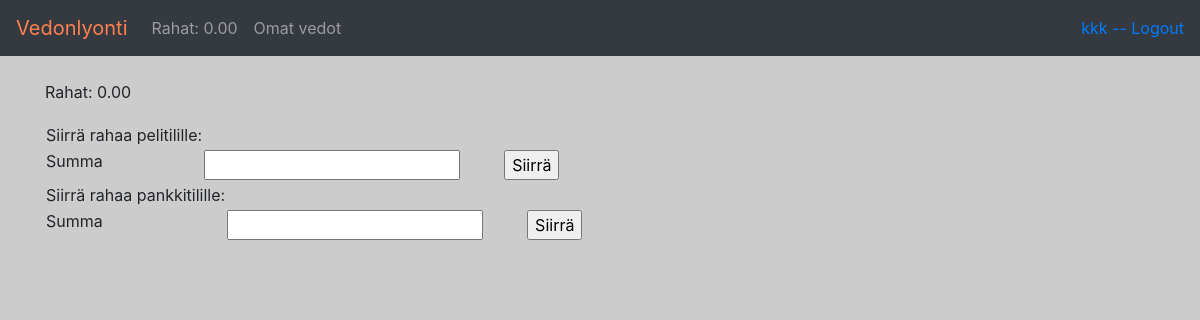
Page /tilitapahtumat/new/ (signed in) on the earlier database version.
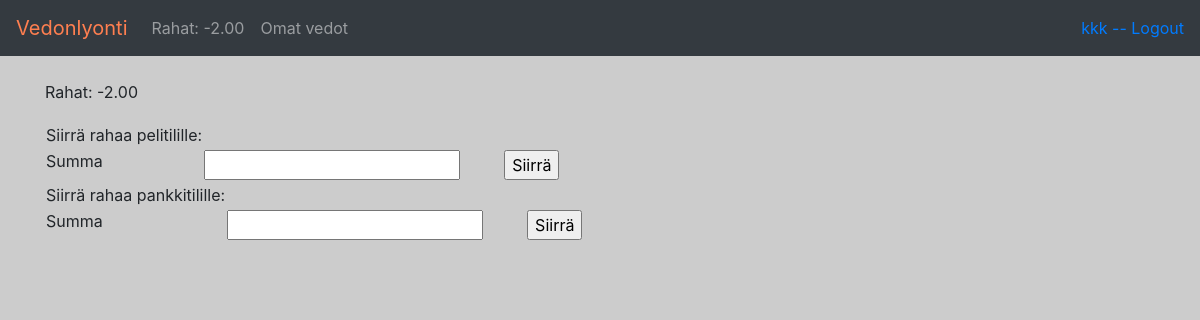
Same page on the later database version.
### application/auth/models.py (models this page shows, shortened)
class User(Base):
    __tablename__ = "account"
    name = db.Column(db.String(144), nullable=False)
    username = db.Column(db.String(144), nullable=False)
    password = db.Column(db.String(144), nullable=False)
    rahat = db.Column(db.DECIMAL, nullable=False)
    def getRahat(self):
        return ("%.2f" % self.rahat)

### application/tilitapahtuma/views.py (the view)
@app.route("/tilitapahtumat/new/")
def tilitapahtumat_form():
    return render_template("tilitapahtumat/new.html", tilisiirtoform = TilisiirtoForm(), pankkisiirtoform = PankkisiirtoForm())

### application/tilitapahtuma/forms.py
class TilisiirtoForm(FlaskForm):
    tilisiirto = IntegerField("Summa", [validators.NumberRange(min = 0, message="Anna positiivinen luku")])
    class Meta:
        csrf = False

class PankkisiirtoForm(FlaskForm):
    pankkisiirto = IntegerField("Summa", [validators.NumberRange(min = 0, message="Anna positiivinen luku")])
    class Meta:
        csrf = False

### application/__init__.py (called while the page is built)
@login_manager.user_loader
def load_user(user_id):
    return User.query.get(user_id)

### application/templates/tilitapahtumat/new.html (shortened to what this page needs)
{% extends "layout.html" %}
{% block body %}
<table>
    {% if current_user.is_authenticated %}
    <p>Rahat: {{ current_user.getRahat()}}</p>
    <td></td>
    {% endif %}
          </table>
<form method="POST" action="{{ url_for('tilitapahtuma_pelitilille') }}">
  <table>
    <tr>
      <td>Siirrä rahaa pelitilille:</td>
        <td>
            {{ tilisiirtoform.tilisiirto.label }}
          </td>
          <td>
            {{ tilisiirtoform.tilisiirto }}
          </td>
          <td>
          </td>
<td colspan="3">
  <input type="submit" value="Siirrä"/>
</td>
    </tr>
</form>
<form method="POST" action="{{ url_for('tilitapahtuma_pankkitilille') }}">
    <table>
      <tr>
        <td>Siirrä rahaa pankkitilille:</td>
          <td>
              {{ pankkisiirtoform.pankkisiirto.label }}
            </td>
            <td>
              {{ pankkisiirtoform.pankkisiirto }}
            </td>
            <td>
            </td>
  <td colspan="3">
    <input type="submit" value="Siirrä"/>
  </td>
      </tr>
  </form>
{% endblock %}

### application/templates/layout.html (shortened to what this page needs)
<!DOCTYPE html>
<html>
  <head>
    <link rel="stylesheet" href="https://maxcdn.bootstrapcdn.com/bootstrap/4.0.0/css/bootstrap.min.css">
  </head>
  <body style="background-color: #cccccc !important">
    <nav class="navbar navbar-expand-md navbar-dark bg-dark mb-4">
<a class="navbar-brand" href="{{ url_for('index')}}" style="color: coral !important">Vedonlyonti</a>
<div class="collapse navbar-collapse" id="navbarCollapse">
        <ul class="navbar-nav mr-auto">
          <li class="nav-item">
              {% if current_user.is_authenticated %}
            <a class="nav-link" href="{{ url_for('tilitapahtumat_index') }} ">Rahat: {{ current_user.getRahat() }}</a>
          {% endif %}
          </li>
          <li class="nav-item">
            {% if current_user.is_authenticated %}
            <a class="nav-link" href="{{ url_for('vedot_index') }} ">Omat vedot</a>
          {% endif %}
          </li>
        </ul>
        <div class="form-inline mt-2 mt-md-0">
    {% if current_user.is_authenticated %}
    <a href="{{ url_for('auth_logout') }}">{{ current_user.name }} -- Logout</a>
    {% else %}
    <a href="{{ url_for('auth_login') }}">Login</a>
    {% endif %}
        </div>
</div>
    </nav>
    <main role="main" class="container">
{% block body %}{% endblock %}
    </main>
  </body>
</html>

Differences in the rows shown:
changed User "kkk": getRahat "0.00" → "-2.00"
